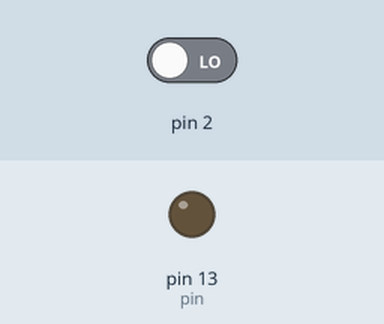
A sketch run on a simulated Arduino Uno, built with avr-gcc and run on an emulated ATmega328P. Shown: output pins drawn as LEDs (lit = HIGH). The inputs (shaded band) are chosen by the test bench; at power-on: pin 2 LOW.

Above: at 1.2 s.
1.3 s: pin 2 driven HIGH
At 2.5 s:
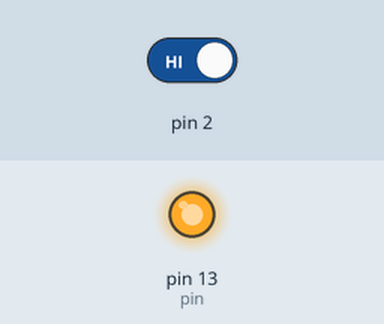
2.8 s: pin 2 driven LOW
At 3.7 s:
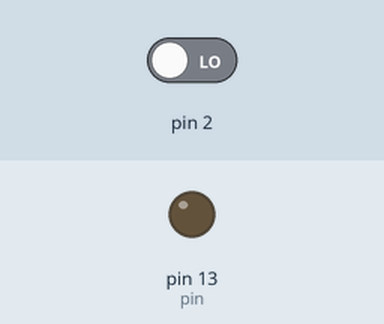
Timing chart, 0 to 5.8 s (numbered marks = the images above; inputs shaded):
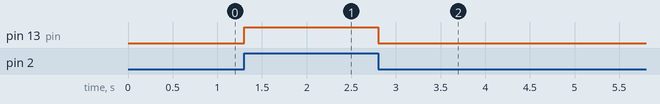

Measured:
- after the input at 1.3 s, pin 13 (pin): LOW → HIGH at once
- after the input at 2.8 s, pin 13 (pin): HIGH → LOW at once

The sketch:

Atomic1.ino
```cpp
//
//ATOMIC example #1 from https://www.arduino.cc/reference/en/language/variables/variable-scope--qualifiers/volatile/
//Note: The code was modified as the online example does not compile (defines for statements outside of a function)
//
//

// toggles LED when interrupt pin changes state

#include <util/atomic.h> // this library includes the ATOMIC_BLOCK macro.

int pin = 13;
volatile byte state = LOW;

void blink()
{
  state = !state;
}

void setup()
{
  pinMode(pin, OUTPUT);
  attachInterrupt(0, blink, CHANGE);
}

void loop()
{
  Serial.print(F("Beginning loop(). SREG set to "));
  Serial.println(SREG);

  ATOMIC_BLOCK(ATOMIC_RESTORESTATE)
  {
    Serial.print(F("Beginning ATOMIC_BLOCK. SREG set to "));
    Serial.println(SREG);

    // code with interrupts blocked (consecutive atomic operations will not get interrupted)
    digitalWrite(pin, state);
    Serial.print(state);
  }
  Serial.print(F("Left ATOMIC_BLOCK. SREG set to "));
  Serial.println(SREG);
}
```
